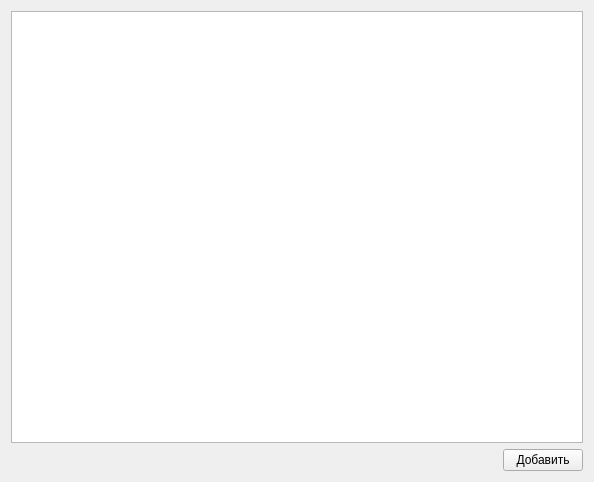
<?xml version="1.0" encoding="UTF-8"?>
<ui version="4.0">
 <class>Form</class>
 <widget class="QWidget" name="Form">
  <property name="geometry">
   <rect>
    <x>0</x>
    <y>0</y>
    <width>594</width>
    <height>482</height>
   </rect>
  </property>
  <property name="windowTitle">
   <string>Form</string>
  </property>
  <layout class="QVBoxLayout" name="verticalLayout">
   <item>
    <widget class="QTableWidget" name="tableWidget"/>
   </item>
   <item>
    <layout class="QHBoxLayout" name="horizontalLayout">
     <item>
      <spacer name="horizontalSpacer">
       <property name="orientation">
        <enum>Qt::Horizontal</enum>
       </property>
       <property name="sizeHint" stdset="0">
        <size>
         <width>40</width>
         <height>20</height>
        </size>
       </property>
      </spacer>
     </item>
     <item>
      <layout class="QHBoxLayout" name="newRowLayout"/>
     </item>
     <item>
      <widget class="QPushButton" name="addButton">
       <property name="sizePolicy">
        <sizepolicy hsizetype="Maximum" vsizetype="Fixed">
         <horstretch>0</horstretch>
         <verstretch>0</verstretch>
        </sizepolicy>
       </property>
       <property name="text">
        <string>Добавить</string>
       </property>
      </widget>
     </item>
    </layout>
   </item>
  </layout>
 </widget>
 <resources/>
 <connections/>
</ui>
